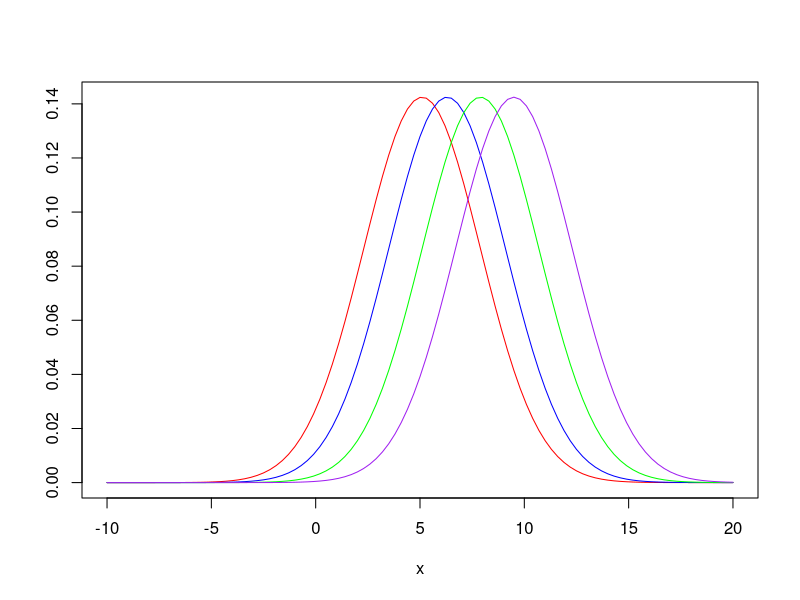
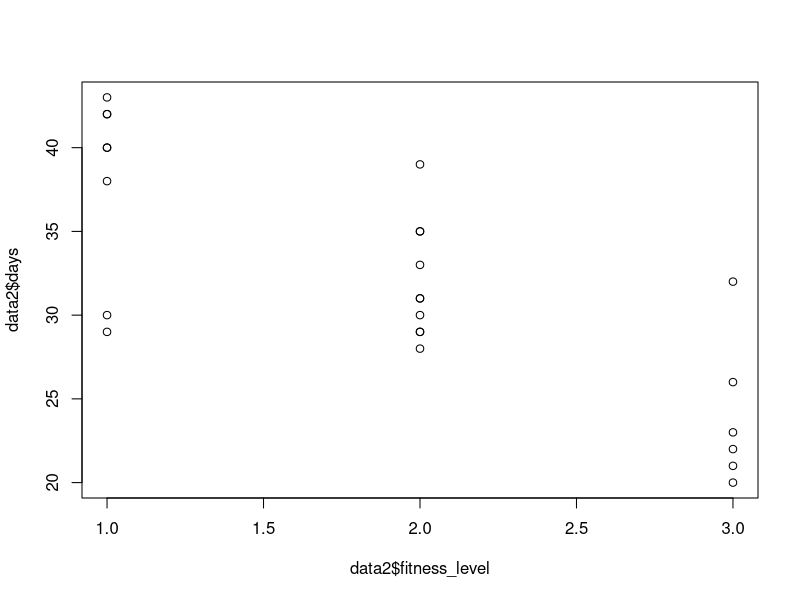
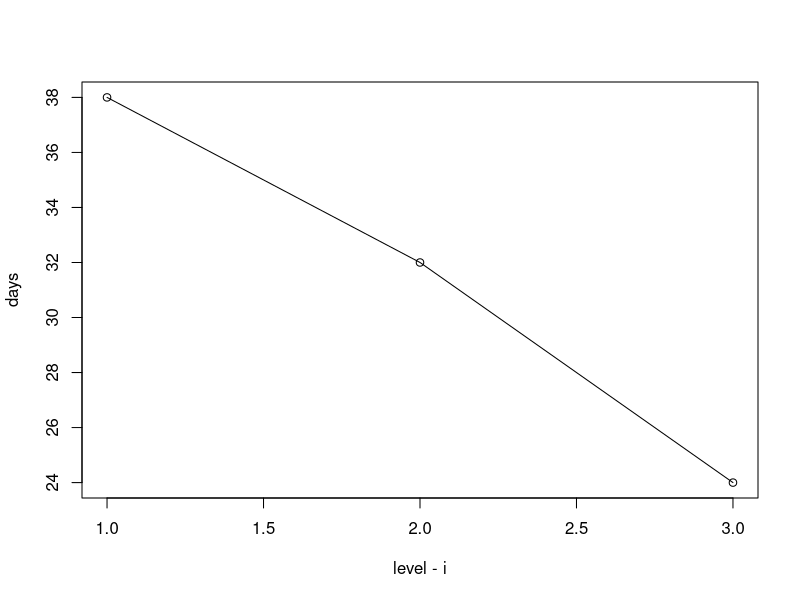

The R script that drew these images, in order: (Note: this script raises an error after producing the figures.)
#====================================
#--------------16.5------------------

mu = c(5.1,6.3,7.9,9.5)
sigma = 2.8
r = 4
#-------------------a---------------------------------
curve(dnorm(x, 5.1, sigma), from = -10, to = 20,ylab = ' ',col = 'red')
curve(dnorm(x, 6.3, sigma), from = -10, to = 20,add = T, col = 'blue')
curve(dnorm(x, 7.9, sigma), from = -10, to = 20,add = T,col = 'green')
curve(dnorm(x, 9.5, sigma), from = -10, to = 20,add = T,col = 'purple')
#------------------ b---------------------------------
# It is a balanced model, so the wieght shoulde be 1/4
Mu = (1/4)*(sum(mu))
n = 100
E_MSTR = sigma^2 + sum(n*(mu - Mu)^2) / (r-1)
E_MSTR

E_MSE = sigma^2

E_MSTR/E_MSE # 47.76871
# F* is really large which can indicate that we should reject the null hypothesis. So the 
# mean should not be equal.

#------------------c----------------------------------
mu2 = c(5.1,5.6,9.0,9.5)
Mu2 = 1/4*(sum(mu2))
E_MSTR2 = sigma^2 + sum(n*(mu2 - Mu2)^2) / (r-1)
E_MSTR2
# Even the range stays the same, the average changes a lot which means the estimation
# will change a lot based on the level of the factor. 


#============================================================
#--------------------16.9-----------------------------------
# Set up the data frame
data2 = read.table("CH16PR09.txt")
names(data2) = c('days','fitness_level','sample_size')

nt = nrow(data2)
r = 3

#----------------------a--------------------------------------  
data2
plot(data2$fitness_level,data2$days )
# From the plot, the means tend to be different




# The varability are 2.4,2.7,2.3 respectively. Close to each other.


#-------------------------b-------------------------------
data2_low = data2[which(data2$fitness_level==1),]
data2_moderate = data2[which(data2$fitness_level==2),]
data2_high = data2[which(data2$fitness_level==3),]
fit1 = mean(data2_low$days)
fit2 = mean(data2_moderate$days)
fit3 = mean(data2_high$days)

#---------------------c-----------------------------
data2$fit = 0
data2$fit[which(data2$fitness_level==1)] = fit1
data2$fit[which(data2$fitness_level==2)] = fit2
data2$fit[which(data2$fitness_level==3)] = fit3

data2$residual = data2$days - data2$fit
sum(data2$residual)
# Equals to zero

#-----------------------e--------------------------------
Mu = sum(data2$days)/nt
sstr = sum((data2$fit-Mu)^2)
sse = sum(data2$residual^2)
mstr = sstr / (r-1)
mse = sse/(nt -r)
f = mstr/mse
f
# F = 12
qf(0.01, r-1, nt-r)
# Should reject the null

#---------------------f----------------------------------

pf(f,r-1,nt-r)

# ================================================================
# 17.10
#-----------------------a-----------------------------
head(data2)
mu1 = mean(data2_low$days)
mu2 = mean(data2_moderate$days)
mu3 = mean(data2_high$days)
plot(c(1,2,3),c(mu1,mu2,mu3),xlab = 'level - i', ylab = 'days',type = 'o')


#------------------------b-----------------------------
n1 = nrow(data2_low)
n2 = nrow(data2_moderate)
n3 = nrow(data2_high)
mse2 = sum((data2_moderate$days - data2_moderate$fit)^2)/(nt - r)
s2 = sqrt(mse1)
qt2 = qt(0.995,nt-r)
lb2 = -qt1*s1+data2$fit[1]
ub2 =  qt1*s1+data2$fit[1]
s2





#------------------------c-----------------------------
mse = sum(data2$residual^2)/(nt-r)
sl1 = sqrt((1/n2 + 1/n3)*mse)
sl2 = sqrt((1/n1 + 1/n2)*mse)
b = qt(p = 1-0.05/4, df = nt-r)
b
b*sl1
df1 = mu2-mu3
df2 = mu1-mu2
c(df1-b*sl1,df1+b*sl1)
c(df2-b*sl2,df2+b*sl2)

#------------------------d-----------------------------
?TukeyHSD
data2$fitness_level = factor(data2$fitness_level)
fit1 = aov(days~fitness_level, data = data2)
fit1
TukeyHSD(fit1,conf.level = 0.95)
pairwise.t.test(x = data2$days,g = data2$fitness_level, p.adjust.method = 'bonferroni')


#=================================================
#17.15
sl3 = sqrt(mse*(1/n1+4/n2+1/n3))
qt2 = qt(0.995,21)
l3 = mu1-2*mu2+mu3
c(l3-qt2*sl3,l3+qt2*sl3)


s1d1 = sqrt(mse*(1/n1+1/n2))
dff1 = mu1-mu2
s1d2 = sqrt(mse*(1/n1+1/n3))
dff2 = mu1-mu3
s1d3 = sqrt(mse*(1/n2+1/n3))
dff3 = mu2-mu3
s1d4 = sl3
dff4 = mu1-2*mu2+mu3
B=qt(1-0.05/8, nt-r)
B




#=================================================
#16.26
sigma = 4.5
sigma^2
mu1 = 37
mu2 = 35
mu3 = 28
mu = n1/nt*mu1+n2/nt*mu2+n3/nt*mu3
mu
mstr = (n1*(mu1-mu)^2+n2*(mu2-mu)^2+n3*(mu3-mu)^2)/(r-1)
mstr
data2$newfit = 0
data2$newfit[which(data2$fitness_level==1)]=37
data2$newfit[which(data2$fitness_level==2)]=35
data2$newfit[which(data2$fitness_level==3)]=28
data2$newres = data2$days-data2$newfit
sse = sum(data2$newres^2)
mse = sse/(nt-r)
mse
mstr/mse
